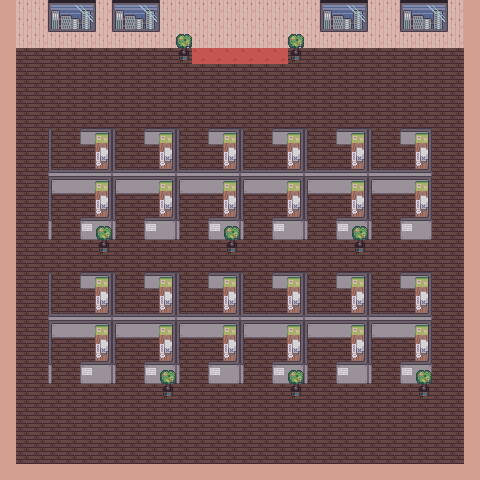

This is a level from a 2D game, rendered from its Tiled map with the project's own tilesets. A one-line summary and the map file follow, with tile-layer data summarised:
An orthogonal 30x30 tile map with 16x16 px tiles, 3 tile layers (Ground, Decorations, Trees), 2 tilesets and 5 objects (elevator).

<map version="1.10" tiledversion="1.11.2" orientation="orthogonal" renderorder="right-down" width="30" height="30" tilewidth="16" tileheight="16" infinite="0" nextlayerid="7" nextobjectid="15">
 <editorsettings>
  <export target="intro.lua" format="lua" />
 </editorsettings>
 <tileset firstgid="1" name="tileset" tilewidth="16" tileheight="16" tilecount="54" columns="9">
  <image source="tileset.png" width="144" height="96" />
 </tileset>
 <tileset firstgid="55" name="tileset2" tilewidth="16" tileheight="16" tilecount="256" columns="16">
  <image source="tileset2.png" width="256" height="256" />
 </tileset>
 <layer id="1" name="Ground" width="30" height="30">
  <data>[900 cells, 900 non-empty, 3 distinct tile ids]</data>
 </layer>
 <layer id="6" name="Decorations" width="30" height="30">
  <data>[900 cells, 366 non-empty, 35 distinct tile ids]</data>
 </layer>
 <objectgroup id="3" name="entities">
  <object id="1" name="elevator" x="192" y="48" width="96" height="16" />
 </objectgroup>
 <layer id="2" name="Trees" width="30" height="30">
  <data>[900 cells, 16 non-empty, 2 distinct tile ids]</data>
 </layer>
 <objectgroup color="#ea0004" id="5" name="blocks">
  <object id="8" x="0" y="0" width="16" height="480" />
  <object id="12" x="464" y="0" width="16" height="480" />
  <object id="13" x="16" y="464" width="448" height="16" />
  <object id="14" x="16" y="0" width="448" height="32" />
 </objectgroup>
</map>